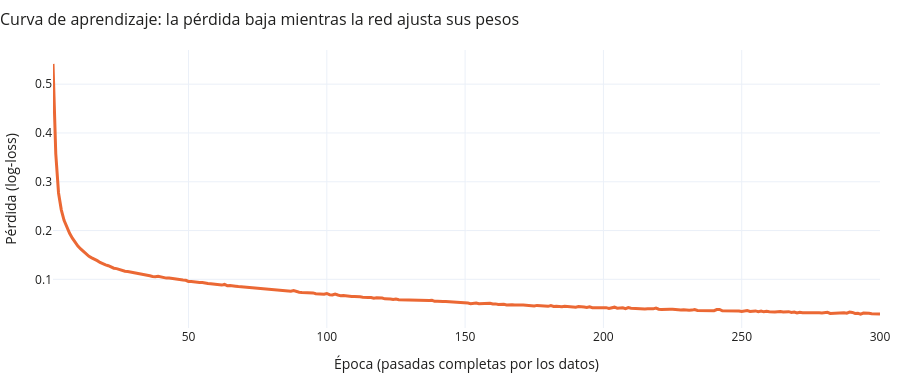

The cell this chart's notebook holds for it:
### Markdown cell above
## 6.2 La curva de aprendizaje

> 🎬 **Escena 6 · Entrena y evalúa tu red** — **Momento 2 · Entrenamiento (la curva de pérdida)**

La pérdida baja rápido al principio y luego se estabiliza: la red ya encontró buenos pesos.

### Code cell
front.figura_curva_perdida()

### Figure 1 — Plotly figure (JSON) as saved in the notebook; plotly's stock layout.template omitted (floating-point values rounded to 4 significant figures; data arrays with more than 128 entries replaced by an {"elided": "..."} marker saying what was removed)
{"data": [{"line": {"color": "#eb6834", "width": 3}, "type": "scatter", "x": {"elided": "300 int values"}, "y": {"elided": "300 float values"}}], "layout": {"font": {"color": "#1f1f1e"}, "height": 380, "legend": {"orientation": "h", "y": -0.18}, "margin": {"b": 10, "l": 10, "r": 10, "t": 50}, "title": {"font": {"size": 16}, "text": "Curva de aprendizaje: la pérdida baja mientras la red ajusta sus pesos", "x": 0}, "xaxis": {"title": {"text": "Época (pasadas completas por los datos)"}}, "yaxis": {"title": {"text": "Pérdida (log-loss)"}}}}
